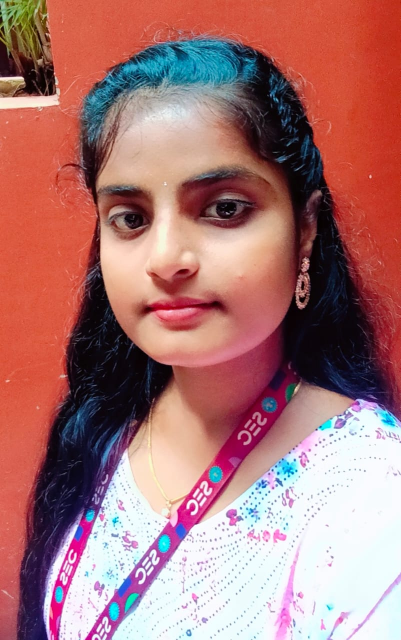
#> input picture Mine.jpeg, 802 x 1280 px (shown at 1/2 size)
$ jupyter execute --allow-errors 'Ex 1 (DIPT).ipynb'
#> lines starting #> are read from the running program, lines starting #| are printed output that depends on the picture; after the words box and inside, x2 and y2 are one past the last pixel; in counts of white or black regions, pixels touching at a corner belong together
## Ex 1 - Image Handling and Pixel Transformations Using OpenCV
## Name: Sowmiya R
## Register No: 212225040420

#> (a cell that did not finish here is left out)

[cell 2]
import cv2
import matplotlib.pyplot as plt

[cell 3]
# Read the image using OpenCV
img = cv2.imread('Mine.jpeg', cv2.IMREAD_COLOR)
#> img is the input picture: shape (1280, 802, 3); mean B, G, R 116.8, 117.3, 169.5

[cell 4]
# Convert BGR (OpenCV's default) to RGB (Matplotlib's expected color order)
img_rgb = cv2.cvtColor(img, cv2.COLOR_BGR2RGB)

[cell 5]
# Display the image using Matplotlib
plt.imshow(img_rgb, cmap='viridis')  # You can change 'viridis' to another cmap or use None for RGB images
plt.title("Original Image")
plt.axis('off')  # Removes axis ticks and labels
plt.show()

[cell 6]
# Load the image
image = cv2.imread('Mine.jpeg')

[cell 7]
# Convert BGR (OpenCV's default) to RGB (Matplotlib's expected color order)
img_rgb = cv2.cvtColor(img, cv2.COLOR_BGR2RGB)

[cell 8]
img_rgb.shape
#> Out = (1280, 802, 3)

[cell 9]
# Draw a line from top-left to bottom-right
line_img = cv2.line(img_rgb, (0, 0), (900, 1450), (128, 0, 128), 4) # cv2.line(image, start_point, end_point, color, thickness)

[cell 10]
plt.imshow(line_img, cmap='viridis')
plt.title("Image with Line")
plt.axis('off')
plt.show()

[cell 11]
# Load the image
image = cv2.imread('Mine.jpeg')

# Convert BGR (OpenCV's default) to RGB (Matplotlib's expected color order)
img_rgb = cv2.cvtColor(img, cv2.COLOR_BGR2RGB)

[cell 12]
img_rgb.shape
#> Out = (1280, 802, 3)

[cell 13]
circle_img = cv2.circle(img_rgb,(400,400),280,(255,255,255),10) # cv2.circle(image, center, radius, color, thickness)
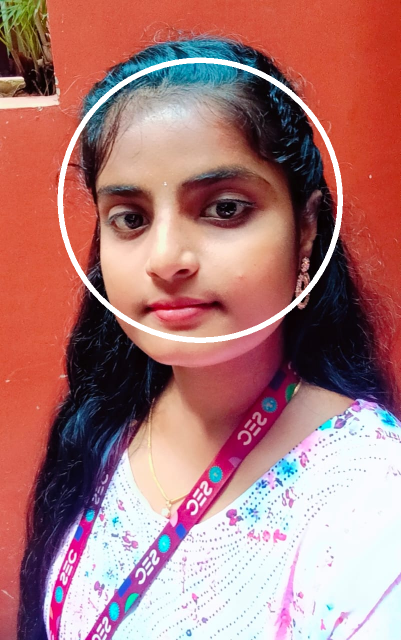
#> circle_img: shape (1280, 802, 3) (shown at 1/2 size); mean R, G, B 171.9, 120.4, 119.9

[cell 14]
plt.imshow(circle_img, cmap='viridis')
plt.title("Image with Circle")
plt.axis('off')
plt.show()

[cell 15]
# Load the image
image = cv2.imread('Mine.jpeg')

# Convert BGR (OpenCV's default) to RGB (Matplotlib's expected color order)
img_rgb = cv2.cvtColor(img, cv2.COLOR_BGR2RGB)

[cell 16]
img.shape
#> Out = (1280, 802, 3)

[cell 17]
# Draw a rectangle around the Whole image
rectangle_img = cv2.rectangle(img_rgb, (0, 0), (800, 1280), (0, 0, 0), 20)  # cv2.rectangle(image, start_point, end_point, color, thickness)
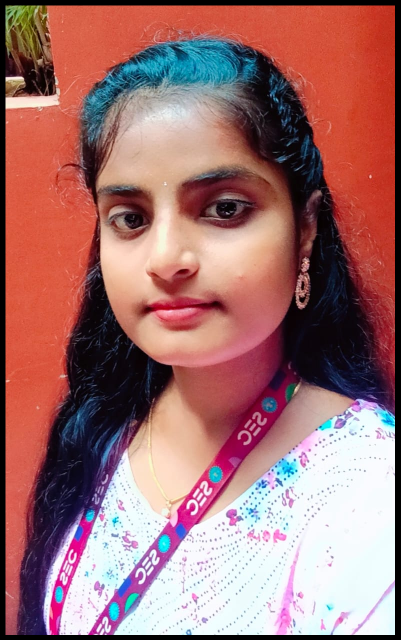
#> rectangle_img: shape (1280, 802, 3) (shown at 1/2 size); mean R, G, B 160.4, 111.9, 111.8

[cell 18]
plt.imshow(rectangle_img, cmap='viridis')
plt.title("Image with Rectangle")
plt.axis('off')
plt.show()

[cell 19]
# Load the image
image = cv2.imread('Mine.jpeg')

# Convert BGR (OpenCV's default) to RGB (Matplotlib's expected color order)
img_rgb = cv2.cvtColor(img, cv2.COLOR_BGR2RGB)

[cell 20]
# Add text to the image
text_img = cv2.putText(img_rgb, "Sowmiya", (40, 50), cv2.FONT_HERSHEY_SIMPLEX, 1, (255, 255, 255), 10)  ## cv2.putText(image, text, position, font, font_scale, color, thickness)

[cell 21]
plt.imshow(text_img, cmap='viridis')
plt.title("Image with Text")
plt.axis('off')
plt.show()

[cell 22]
# Load the image
image = cv2.imread('Mine.jpeg')

[cell 23]
image_rgb = cv2.cvtColor(image, cv2.COLOR_BGR2RGB)

[cell 24]
# Original RGB Image
plt.imshow(image_rgb)
plt.title("Original RGB Image")
plt.axis("off")

[cell 25]
# Convert RGB to HSV
image_hsv = cv2.cvtColor(image_rgb, cv2.COLOR_RGB2HSV)
#> image_hsv: shape (1280, 802, 3); mean H, S, V 69.8, 122.1, 178.5

[cell 26]
# HSV Image
plt.imshow(image_hsv)
plt.title("HSV Image")
plt.axis("off")

[cell 27]
# Convert RGB to GRAY
image_gray = cv2.cvtColor(image_rgb, cv2.COLOR_RGB2GRAY)
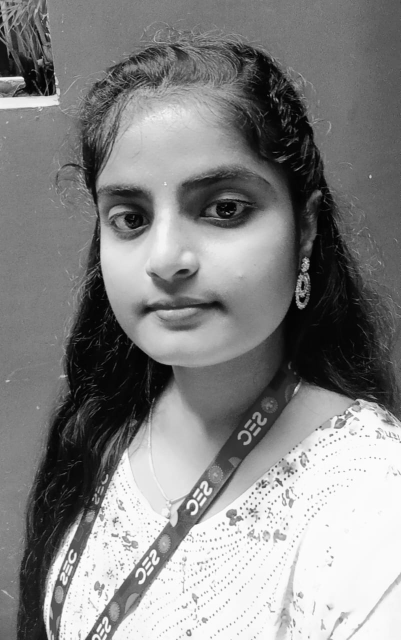
#> image_gray: shape (1280, 802) (shown at 1/2 size); min 0, max 255, mean 132.8

[cell 28]
# Grayscale Image
plt.imshow(image_gray, cmap='gray')
plt.title("Grayscale Image")
plt.axis("off")

[cell 29]
# Convert RGB to YCrCb
image_ycrcb = cv2.cvtColor(image_rgb, cv2.COLOR_RGB2YCrCb)
#> image_ycrcb: shape (1280, 802, 3); mean of channels 0, 1, 2 132.8, 154.2, 118.9

[cell 30]
# YCrCb Image
plt.imshow(image_ycrcb)
plt.title("YCrCb Image")
plt.axis("off")

[cell 31]
# Convert HSV back to RGB
image_hsv_to_rgb = cv2.cvtColor(image_hsv, cv2.COLOR_HSV2RGB)

[cell 32]
plt.imshow(image_hsv_to_rgb)
plt.title("HSV to RGB Image")
plt.axis("off")

[cell 33]
# Modify a block of pixels (300x300) to white, starting from (200, 200)
image[200:500, 200:500] = [255, 255, 255]  # Rows: 200-499, Columns: 200-499
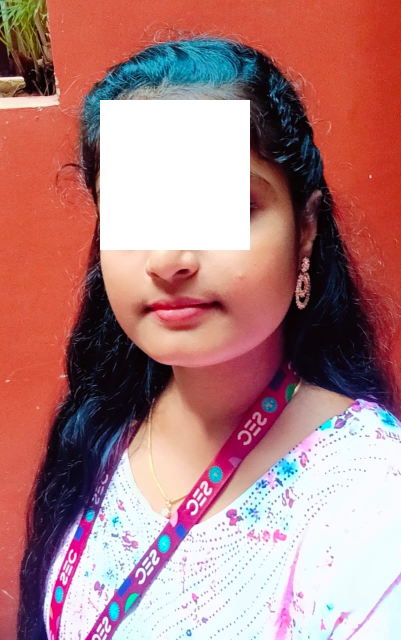
#> image: shape (1280, 802, 3) (shown at 1/2 size); 8.77% of pixels changed, all inside (x1, y1, x2, y2) = (200, 200, 500, 500)

[cell 34]
# Convert BGR to RGB for displaying with Matplotlib
image_rgb = cv2.cvtColor(image, cv2.COLOR_BGR2RGB)

[cell 35]
# Display the modified image
plt.imshow(image_rgb)
plt.title("Image with 300x300 White Block")
plt.axis("off")
plt.show()

[cell 36]
# Load the image
image = cv2.imread('Mine.jpeg')

[cell 37]
image.shape
#> Out = (1280, 802, 3)

[cell 38]
# Resize the image to half its size
resized_image = cv2.resize(image, (768 // 2, 600 // 2))  # (new_width, new_height)
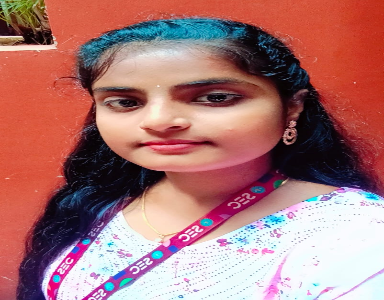
#> resized_image: shape (300, 384, 3); mean B, G, R 116.7, 117.1, 169.4

[cell 39]
# Convert BGR to RGB for displaying with Matplotlib
resized_image_rgb = cv2.cvtColor(resized_image, cv2.COLOR_BGR2RGB)

[cell 40]
resized_image_rgb.shape
#> Out = (300, 384, 3)

[cell 41]
# Display the resized image
plt.imshow(resized_image_rgb)
plt.title("Resized Image (Half Size)")
plt.axis("off")
plt.show()

[cell 42]
# Load the image
image = cv2.imread('Mine.jpeg')

[cell 43]
image.shape

[cell 44]
# Crop a 300x300 region starting from (50, 50)
roi = image[50:350, 50:350]  # Rows: 50-349, Columns: 50-349
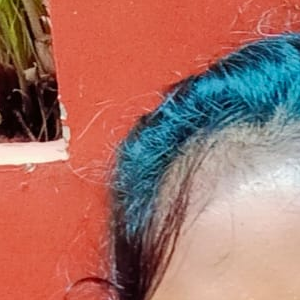
#> roi: shape (300, 300, 3); mean B, G, R 103.2, 113.2, 164.6

[cell 45]
# Convert BGR to RGB for displaying with Matplotlib
roi_rgb = cv2.cvtColor(roi, cv2.COLOR_BGR2RGB)

[cell 46]
# Display the cropped region (ROI)
plt.imshow(roi_rgb)
plt.title("Cropped Region of Interest (ROI)")
plt.axis("off")
plt.show()

[cell 47]
# Load the image
image = cv2.imread('Mine.jpeg')

[cell 48]
# Flip the image horizontally (left-right)
flipped_horizontally = cv2.flip(image, 1)
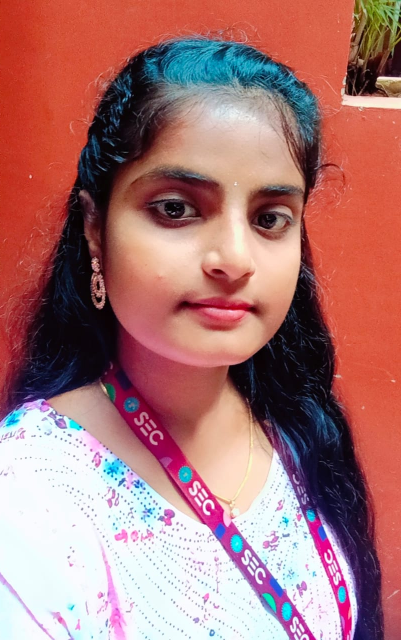
#> flipped_horizontally: shape (1280, 802, 3) (shown at 1/2 size); mean B, G, R 116.8, 117.3, 169.5

[cell 49]
# Convert BGR to RGB for displaying with Matplotlib
flipped_horizontally_rgb = cv2.cvtColor(flipped_horizontally, cv2.COLOR_BGR2RGB)

[cell 50]
# Horizontal flip
plt.imshow(flipped_horizontally_rgb)
plt.title("Flipped Horizontally")
plt.axis("off")

[cell 51]
# Flip the image vertically (up-down)
flipped_vertically = cv2.flip(image, 0)
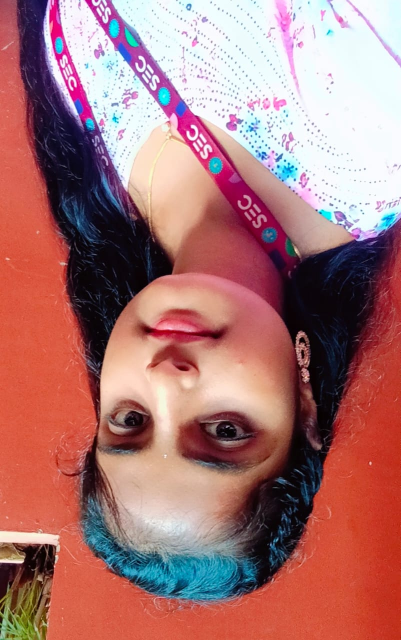
#> flipped_vertically: shape (1280, 802, 3) (shown at 1/2 size); mean B, G, R 116.8, 117.3, 169.5

[cell 52]
# Convert BGR to RGB for displaying with Matplotlib
flipped_vertically_rgb = cv2.cvtColor(flipped_vertically, cv2.COLOR_BGR2RGB)
